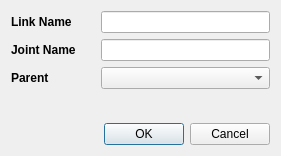
<?xml version="1.0" encoding="UTF-8"?>
<ui version="4.0">
 <class>AddLinkDialogUI</class>
 <widget class="QDialog" name="AddLinkDialogUI">
  <property name="geometry">
   <rect>
    <x>0</x>
    <y>0</y>
    <width>281</width>
    <height>156</height>
   </rect>
  </property>
  <property name="windowTitle">
   <string>Dialog</string>
  </property>
  <layout class="QVBoxLayout" name="verticalLayout">
   <item>
    <layout class="QHBoxLayout" name="horizontalLayout_4">
     <item>
      <widget class="QLabel" name="NameLabel">
       <property name="minimumSize">
        <size>
         <width>84</width>
         <height>0</height>
        </size>
       </property>
       <property name="maximumSize">
        <size>
         <width>80</width>
         <height>28</height>
        </size>
       </property>
       <property name="font">
        <font>
         <weight>75</weight>
         <bold>true</bold>
        </font>
       </property>
       <property name="text">
        <string>Link Name</string>
       </property>
      </widget>
     </item>
     <item>
      <widget class="QLineEdit" name="LinkNameLineEdit">
       <property name="text">
        <string/>
       </property>
      </widget>
     </item>
    </layout>
   </item>
   <item>
    <layout class="QHBoxLayout" name="horizontalLayout_14">
     <item>
      <widget class="QLabel" name="label_53">
       <property name="minimumSize">
        <size>
         <width>84</width>
         <height>0</height>
        </size>
       </property>
       <property name="maximumSize">
        <size>
         <width>80</width>
         <height>16777215</height>
        </size>
       </property>
       <property name="font">
        <font>
         <weight>75</weight>
         <bold>true</bold>
        </font>
       </property>
       <property name="text">
        <string>Joint Name</string>
       </property>
      </widget>
     </item>
     <item>
      <widget class="QLineEdit" name="JointNameLineEdit"/>
     </item>
    </layout>
   </item>
   <item>
    <layout class="QHBoxLayout" name="horizontalLayout_16">
     <item>
      <widget class="QLabel" name="label_55">
       <property name="minimumSize">
        <size>
         <width>84</width>
         <height>0</height>
        </size>
       </property>
       <property name="maximumSize">
        <size>
         <width>80</width>
         <height>16777215</height>
        </size>
       </property>
       <property name="font">
        <font>
         <weight>75</weight>
         <bold>true</bold>
        </font>
       </property>
       <property name="text">
        <string>Parent</string>
       </property>
      </widget>
     </item>
     <item>
      <widget class="QComboBox" name="JointParentLinkComboBox"/>
     </item>
    </layout>
   </item>
   <item>
    <spacer name="verticalSpacer">
     <property name="orientation">
      <enum>Qt::Vertical</enum>
     </property>
     <property name="sizeHint" stdset="0">
      <size>
       <width>20</width>
       <height>40</height>
      </size>
     </property>
    </spacer>
   </item>
   <item>
    <widget class="QDialogButtonBox" name="buttonBox">
     <property name="orientation">
      <enum>Qt::Horizontal</enum>
     </property>
     <property name="standardButtons">
      <set>QDialogButtonBox::Cancel|QDialogButtonBox::Ok</set>
     </property>
    </widget>
   </item>
  </layout>
 </widget>
 <tabstops>
  <tabstop>LinkNameLineEdit</tabstop>
  <tabstop>JointNameLineEdit</tabstop>
  <tabstop>JointParentLinkComboBox</tabstop>
 </tabstops>
 <resources/>
 <connections>
  <connection>
   <sender>buttonBox</sender>
   <signal>accepted()</signal>
   <receiver>AddLinkDialogUI</receiver>
   <slot>accept()</slot>
   <hints>
    <hint type="sourcelabel">
     <x>248</x>
     <y>254</y>
    </hint>
    <hint type="destinationlabel">
     <x>157</x>
     <y>274</y>
    </hint>
   </hints>
  </connection>
  <connection>
   <sender>buttonBox</sender>
   <signal>rejected()</signal>
   <receiver>AddLinkDialogUI</receiver>
   <slot>reject()</slot>
   <hints>
    <hint type="sourcelabel">
     <x>316</x>
     <y>260</y>
    </hint>
    <hint type="destinationlabel">
     <x>286</x>
     <y>274</y>
    </hint>
   </hints>
  </connection>
 </connections>
</ui>
